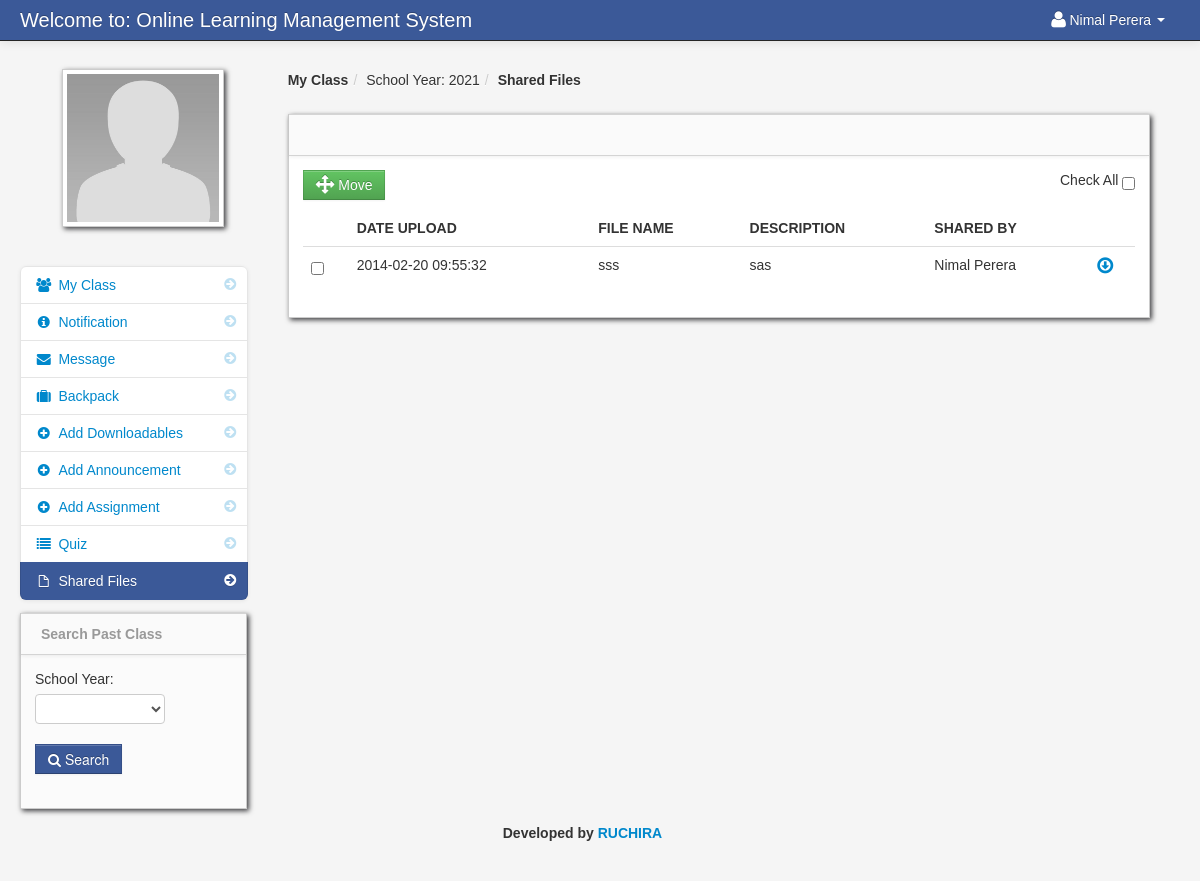
Page /teacher_share.php (signed in) on the committed database.
### tables this page shows
CREATE TABLE `teacher` (
  `teacher_id` int(11) NOT NULL,
  `username` varchar(100) NOT NULL,
  `password` varchar(200) NOT NULL,
  `firstname` varchar(100) NOT NULL,
  `lastname` varchar(100) NOT NULL,
  `department_id` int(11) NOT NULL,
  `location` varchar(200) NOT NULL,
  `about` varchar(500) NOT NULL,
  `teacher_status` varchar(20) NOT NULL,
  `teacher_stat` varchar(100) NOT NULL
);

CREATE TABLE `school_year` (
  `school_year_id` int(11) NOT NULL,
  `school_year` varchar(100) NOT NULL
);

CREATE TABLE `teacher_shared` (
  `teacher_shared_id` int(11) NOT NULL,
  `teacher_id` int(11) NOT NULL,
  `shared_teacher_id` int(11) NOT NULL,
  `floc` varchar(100) NOT NULL,
  `fdatein` varchar(100) NOT NULL,
  `fdesc` varchar(100) NOT NULL,
  `fname` varchar(100) NOT NULL
);

### session.php (called while the page is built, shortened)
<?php
$session_id=$_SESSION['id'];
?>

### teacher_share.php (the view, shortened to what this page needs)
<?php include('header_dashboard.php'); ?>
<?php include('session.php'); ?>
<body>
		<?php include('navbar_teacher.php'); ?>
        <div class="container-fluid">
            <div class="row-fluid">
				<?php include('share_sidebar_teacher.php'); ?>
                <div class="span9" id="content">
                     <div class="row-fluid">
									<ul class="breadcrumb">
										<?php
										$school_year_query = mysqli_query($conn,"select * from school_year order by school_year DESC")or die(mysqli_error());
										$school_year_query_row = mysqli_fetch_array($school_year_query);
										?>
											<li><a href="#"><b>My Class</b></a><span class="divider">/</span></li>
										<li><a href="#">School Year: <?php echo $school_year_query_row['school_year']; ?></a><span class="divider">/</span></li>
										<li><a href="#"><b>Shared Files</b></a></li>
									</ul>
                        <div id="block_bg" class="block">
                            <div class="navbar navbar-inner block-header">
                            </div>
                            <div class="block-content collapse in">
                                <div class="span12">
									<div class="pull-right">
												Check All <input type="checkbox"  name="selectAll" id="checkAll" />
									</div>
									<form action="delete_shared.php" method="post">
  									<table cellpadding="0" cellspacing="0" border="0" class="table" id="">
								<a data-toggle="modal" href="#backup_delete" id="delete"  class="btn btn-success" name=""><i class="icon-move icon-large"></i> Move</a>
										<thead>
										        <tr>
												<th></th>
												<th>Date Upload</th>
												<th>File Name</th>
												<th>Description</th>
												<th>Shared By</th>
												<th></th>
												</tr>
										</thead>
										<tbody>
                              		<?php
										$query = mysqli_query($conn,"select * FROM teacher_shared
										LEFT JOIN teacher on teacher_shared.teacher_id = teacher.teacher_id
										where shared_teacher_id = '$session_id'
										order by fdatein DESC")or die(mysqli_error());
										while($row = mysqli_fetch_array($query)){
										$id  = $row['teacher_shared_id'];
									?>
										<tr id="del<?php echo $id; ?>">
										<td width="30">
											<input id="" class="" name="selector[]" type="checkbox" value="<?php echo $id; ?>">
										</td>
										 <td><?php echo $row['fdatein']; ?></td>
                                         <td><?php  echo $row['fname']; ?></td>
                                         <td><?php echo $row['fdesc']; ?></td>
                                         <td><?php echo $row['firstname']." ".$row['lastname']; ?></td>
                                         <td width="30"><a href="<?php echo $row['floc']; ?>"><i class="icon-download icon-large"></i></a></td>
										</tr>
									<?php } ?>
										</tbody>
									</table>
									</form>
                                </div>
                            </div>
                        </div>
                    </div>
                </div>
            </div>
		<?php include('footer.php'); ?>
        </div>
		<?php include('script.php'); ?>
    </body>
</html>

### navbar_teacher.php (shortened to what this page needs)
	<div class="navbar navbar-fixed-top navbar-inverse">
           <div class="navbar-inner">
               <div class="container-fluid">
                   <a class="brand" href="#">Welcome to: Online Learning Management System</a>
							<div class="nav-collapse collapse">
								<ul class="nav pull-right">
												<?php $query= mysqli_query($conn,"select * from teacher where teacher_id = '$session_id'")or die(mysqli_error());
														$row = mysqli_fetch_array($query);
												?>
												<li class="dropdown">
													<a href="#" role="button" class="dropdown-toggle" data-toggle="dropdown"> <i class="icon-user icon-large"></i><?php echo $row['firstname']." ".$row['lastname'];  ?> <i class="caret"></i></a>
												</li>
								</ul>
							</div>
               </div>
           </div>
</div>

### share_sidebar_teacher.php (shortened to what this page needs)
<div class="span3" id="sidebar">
	<img id="avatar" class="img-polaroid" src="admin/<?php echo $row['location']; ?>">
	<ul class="nav nav-list bs-docs-sidenav nav-collapse collapse">
		<li class=""><a href="dasboard_teacher.php"><i class="icon-chevron-right"></i><i class="icon-group"></i>&nbsp;My Class</a></li>
		<li class=""><a href="notification_teacher.php"><i class="icon-chevron-right"></i><i class="icon-info-sign"></i>&nbsp;Notification
		</a></li>
		<li class=""><a href="teacher_message.php"><i class="icon-chevron-right"></i><i class="icon-envelope-alt"></i>&nbsp;Message</a></li>
		<li class=""><a href="teacher_backack.php"><i class="icon-chevron-right"></i><i class="icon-suitcase"></i>&nbsp;Backpack</a></li>
		<li class=""><a href="add_downloadable.php"><i class="icon-chevron-right"></i><i class="icon-plus-sign"></i>&nbsp;Add Downloadables</a></li>
		<li class=""><a href="add_announcement.php"><i class="icon-chevron-right"></i><i class="icon-plus-sign"></i>&nbsp;Add Announcement</a></li>
		<li class=""><a href="add_assignment.php"><i class="icon-chevron-right"></i><i class="icon-plus-sign"></i>&nbsp;Add Assignment</a></li>
		<li class=""><a href="teacher_quiz.php"><i class="icon-chevron-right"></i><i class="icon-list"></i>&nbsp;Quiz</a></li>
		<li class="active"><a href="teacher_share.php"><i class="icon-chevron-right"></i><i class="icon-file"></i>&nbsp;Shared Files</a></li>
	</ul>
	<?php include('search_other_class.php'); ?>
</div>

### admin/assets/styles.css (style rules this page uses)
body { padding-top: 60px; padding-bottom: 40px; background-color: #f5f5f5; }
#content { margin-left:0px; }
.breadcrumb { margin: 0 0 0px; padding: 10px 0px; background-color: transparent; }
.block { background: url("../images/pixel-60fff.png") repeat scroll 0 0 rgba(0, 0, 0, 0) !important; border: 1px solid #ccc; background: white; margin: 1em 0em; border-top: none; -webkit-box-shadow: 2px 2px 5px rgba(0, 0, 6, 0.75); -moz-box-shadow: 2px 2px 5px rgba(0, 0, 6, 0.75); box-shadow: 2px 2px 5px rgba(0, 0, 6, 0.75); }
.block-content { margin: 1em; min-height: .25em; }
.block-header { margin-bottom: 0px; border-right: none; border-left: none; -webkit-border-radius: 0px; -moz-border-radius: 0px; border-radius: 0px; }
.bs-docs-sidenav { max-width: 228px; margin: 30px 0 0; padding: 0; background-color: #fff; -webkit-border-radius: 6px; -moz-border-radius: 6px; border-radius: 6px; -webkit-box-shadow: 0 1px 4px rgba(0,0,0,.065); -moz-box-shadow: 0 1px 4px rgba(0,0,0,.065); box-shadow: 0 1px 4px rgba(0,0,0,.065); }
.bs-docs-sidenav > li > a { display: block; width: 190px \9; margin: 0 0 -1px; padding: 8px 14px; border: 1px solid #e5e5e5; }
.bs-docs-sidenav > li:first-child > a { -webkit-border-radius: 6px 6px 0 0; -moz-border-radius: 6px 6px 0 0; border-radius: 6px 6px 0 0; }
.bs-docs-sidenav > li:last-child > a { -webkit-border-radius: 0 0 6px 6px; -moz-border-radius: 0 0 6px 6px; border-radius: 0 0 6px 6px; }
.bs-docs-sidenav > .active > a { position: relative; z-index: 2; padding: 9px 15px; border: 0; text-shadow: 0 1px 0 rgba(0,0,0,.15); -webkit-box-shadow: inset 1px 0 0 rgba(0,0,0,.1), inset -1px 0 0 rgba(0,0,0,.1); -moz-box-shadow: inset 1px 0 0 rgba(0,0,0,.1), inset -1px 0 0 rgba(0,0,0,.1); box-shadow: inset 1px 0 0 rgba(0,0,0,.1), inset -1px 0 0 rgba(0,0,0,.1); }
.bs-docs-sidenav .icon-chevron-right { float: right; margin-top: 2px; margin-right: -6px; opacity: .25; }
.bs-docs-sidenav .active .icon-chevron-right, .bs-docs-sidenav .active a:hover .icon-chevron-right { opacity: 1; }

### rows in the picture
teacher: firstname "Nimal", lastname "Perera", location (placeholder picture)
school_year: school_year "2021"
teacher_shared: fdatein "2014-02-20 09:55:32", fname "sss", fdesc "sas", teacher.firstname "Nimal", teacher.lastname "Perera"
